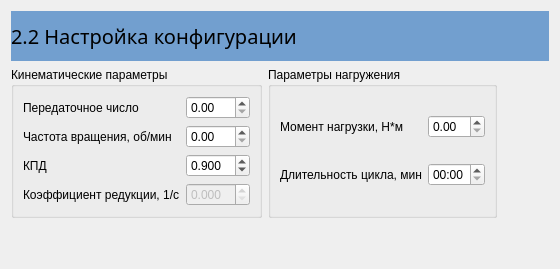
      <widget class="QWidget" name="page22">
       <layout class="QGridLayout" name="gridLayout_5">
        <item row="0" column="0" colspan="4">
         <widget class="QLabel" name="label_131">
          <property name="minimumSize">
           <size>
            <width>0</width>
            <height>50</height>
           </size>
          </property>
          <property name="styleSheet">
           <string notr="true">background-color: rgb(114, 159, 207);
font: 15pt bold;</string>
          </property>
          <property name="text">
           <string>2.2 Настройка конфигурации</string>
          </property>
          <property name="margin">
           <number>5</number>
          </property>
         </widget>
        </item>
        <item row="3" column="0">
         <widget class="QGroupBox" name="gbKin22">
          <property name="title">
           <string>Кинематические параметры</string>
          </property>
          <layout class="QGridLayout" name="gridLayout_8">
           <item row="1" column="0">
            <widget class="QLabel" name="label_24">
             <property name="text">
              <string>Частота вращения, об/мин</string>
             </property>
            </widget>
           </item>
           <item row="2" column="1">
            <widget class="QDoubleSpinBox" name="spnEfficiency22">
             <property name="decimals">
              <number>3</number>
             </property>
             <property name="singleStep">
              <double>0.050000000000000</double>
             </property>
             <property name="value">
              <double>0.900000000000000</double>
             </property>
            </widget>
           </item>
           <item row="0" column="0">
            <widget class="QLabel" name="label_28">
             <property name="text">
              <string>Передаточное число</string>
             </property>
            </widget>
           </item>
           <item row="1" column="1">
            <widget class="QDoubleSpinBox" name="spnNom_Vel22"/>
           </item>
           <item row="0" column="1">
            <widget class="QDoubleSpinBox" name="spnGear22"/>
           </item>
           <item row="2" column="0">
            <widget class="QLabel" name="label_25">
             <property name="text">
              <string>КПД</string>
             </property>
            </widget>
           </item>
           <item row="3" column="0">
            <widget class="QLabel" name="label_27">
             <property name="text">
              <string>Коэффициент редукции, 1/c</string>
             </property>
            </widget>
           </item>
           <item row="3" column="1">
            <widget class="QDoubleSpinBox" name="spnMicrostep22">
             <property name="enabled">
              <bool>false</bool>
             </property>
             <property name="decimals">
              <number>3</number>
             </property>
            </widget>
           </item>
          </layout>
         </widget>
        </item>
        <item row="3" column="3">
         <spacer name="horizontalSpacer_10">
          <property name="orientation">
           <enum>Qt::Horizontal</enum>
          </property>
          <property name="sizeHint" stdset="0">
           <size>
            <width>40</width>
            <height>20</height>
           </size>
          </property>
         </spacer>
        </item>
        <item row="3" column="1">
         <widget class="QGroupBox" name="gbLoad22">
          <property name="title">
           <string>Параметры нагружения</string>
          </property>
          <layout class="QGridLayout" name="gridLayout_9">
           <item row="1" column="1">
            <widget class="QLabel" name="label_21">
             <property name="text">
              <string>Длительность цикла, мин</string>
             </property>
            </widget>
           </item>
           <item row="0" column="1">
            <widget class="QLabel" name="label_26">
             <property name="text">
              <string>Момент нагрузки, Н*м</string>
             </property>
            </widget>
           </item>
           <item row="0" column="4">
            <widget class="QDoubleSpinBox" name="spnBrake_Torque22"/>
           </item>
           <item row="1" column="4">
            <widget class="QTimeEdit" name="timeEdit">
             <property name="currentSection">
              <enum>QDateTimeEdit::MinuteSection</enum>
             </property>
             <property name="displayFormat">
              <string>mm:ss</string>
             </property>
            </widget>
           </item>
          </layout>
         </widget>
        </item>
        <item row="4" column="0">
         <spacer name="verticalSpacer_5">
          <property name="orientation">
           <enum>Qt::Vertical</enum>
          </property>
          <property name="sizeHint" stdset="0">
           <size>
            <width>20</width>
            <height>40</height>
           </size>
          </property>
         </spacer>
        </item>
       </layout>
      </widget>
